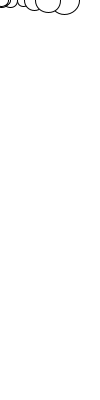
Frame 1 (no input)
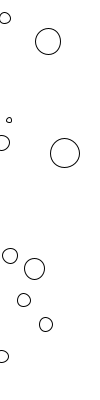
Frame 60 (the mouse pressed at the canvas centre just before this capture)
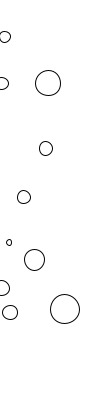
Frame 120 (the mouse held since frame 60 and released just before this capture)

The Processing sketch that drew these frames (run headless with seeded random() and noise(); from frame 60 on, the mouse is pressed at the canvas centre):

// Processing sketch: s042_array_of_bouncing_circles
// ── s042_array_of_bouncing_circles.pde
// From the PDF document #5.

// Create 4 arrays. Each will contain 
// multiple values
float[] x, y, dy, sz;

void setup() {
  size(100, 400);
  
  // Initialize each array, so they can contain 10 floats.
  x = new float[10];
  y = new float[10];
  dy = new float[10];
  sz = new float[10];
  
  // Initialize each item on each array.
  for (int i=0; i<10; i++) {
    x[i] = random(width);
    y[i] = 0;
    dy[i] = random(10); // delta-y, also "speed" or "step size"
    sz[i] = random(5, 30);
  }
}
void draw() {
  background(255);
  for (int i=0; i<10; i++) {
    ellipse(x[i], y[i], sz[i], sz[i]);
    // each y has a corresponding dy (that's how much y changes
    // on each animation frame). If dy is larger, it moves faster.
    y[i] = y[i] + dy[i];
    
    // A. If at bottom, teleport to top
    //if (y[i] > height) {
    //  y[i] = 0;
    //}
    
    // B. if at bottom or top, change direction (bounce)
    if(y[i] > height || y[i] < 0) {
      dy[i] = -dy[i];
    }

  }
}
